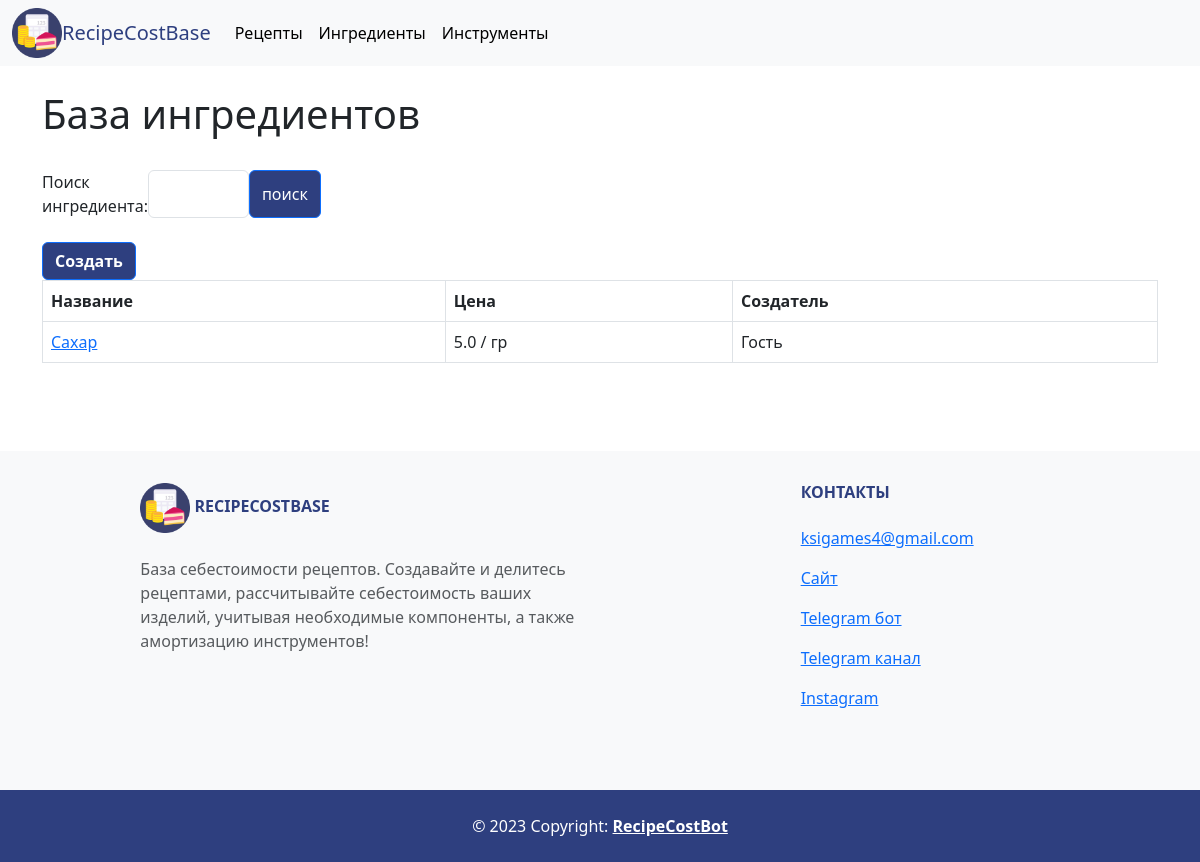
Screenshot of /core/components/ with the database file from the repository.
### core/models.py (models this page shows)
class Component(models.Model):
    name = models.CharField('Название', max_length=255)
    owner = models.ForeignKey(User, on_delete=models.CASCADE, null=True)
    count = models.FloatField('Количество', null=True, blank=True)
    unit = models.CharField('Единица измрения', max_length=50, null=True)
    price = models.FloatField('Цена', null=True)
    cost = models.FloatField('Стоимость', null=True, blank=True)
    parent = models.BooleanField(default=True)
    parent_id = models.IntegerField(null=True, blank=True)

### core/views.py (the view)
# urls.py: path('components/', views.ComponentsList.as_view(), name='components'),
class ComponentsList(TitleMixin, ListView):
    model = models.Component
    template_name = 'core/components_list.html'
    context_object_name = 'components'
    title = 'База ингредиентов'
    def get_queryset(self):
        name = self.request.GET.get('name')
        parent_components = list(filter(lambda x: x.parent == 0, models.Component.objects.all()))
        qs = parent_components
        print(qs)
        if name:
            return qs.filter(name__icontains=name)
        return qs
    def get_context_data(self, **kwargs):
        context = super().get_context_data(**kwargs)
        context['search_form'] = forms.ComponentSearch(self.request.GET or None)
        context['request'] = self.request.GET.get('name')
        return context
    class Meta:
        model = models.Component
        ordering = ('name',)

### core/forms.py
class ComponentSearch(forms.Form):
    name = forms.CharField(label='Поиск ингредиента', required=False,
                           widget=forms.TextInput(attrs={'class': 'form-control'}))

### core/views.py (called while the page is built)
    def get_title(self):
        return self.title

    def get_context_data(self, **kwargs):
        context = super().get_context_data(**kwargs)
        context['title'] = self.get_title()
        return context

### core/templates/core/components_list.html (shortened to what this page needs)
{% extends "core/base.html" %}
{% block content %}
    <div class="container">
        <h1>{{ title }}</h1>
        <br>
        {% if search_form %}
          <form class="d-flex" method="GET" style='width: 25%'>
            {{ search_form }}
            <button class="btn btn-primary" type="submit" style="background-color: #2e3f7f; color: white;">
              поиск
            </button>
          </form>
        {% endif %}
        <br>
        <a href="{% url 'core:component_create' %}" class="btn btn-primary" style="background-color: #2e3f7f; color: white;">
            <b>Создать</b>
        </a>
        <br>
        {% if components %}
        <table class="table table-bordered">
          <thead>
            <tr style="background-color: #2e3f7f; color: white;">
                <th>Название</th>
                <th>Цена</th>
                <th>Создатель</th>
            </tr>
          </thead>
          <tbody>
          {% for component in components %}
            <tr>
                <td>
                    <a href="{% url 'core:component' component.pk %}">{{ component.name }}</a>
                </td>
                <td>{{ component.price }} / {{ component.unit }}</td>
                {% if recipe.owner %}
                <td>{{ component.owner.name }} ({{ component.owner.id }})</td>
                {% else %}
                <td>Гость</td>
                {% endif %}
            </tr>
          {% endfor %}
          </tbody>
        </table>
        {% elif request_name %}
        <p>Ингредиентов по запросу <b>«{{ request_name }}»</b> не найдено.</p>
        {% else %}
        <p>Ингредиентов не найдено.</p>
        {% endif %}
    </div>
{% endblock %}

### core/templates/core/base.html (style rules this page uses)
.container { height: 125% }

### rows the page displays
Component: name "Сахар", price "5.0", unit "гр"

### other values shown
{{ title }} "База ингредиентов"
